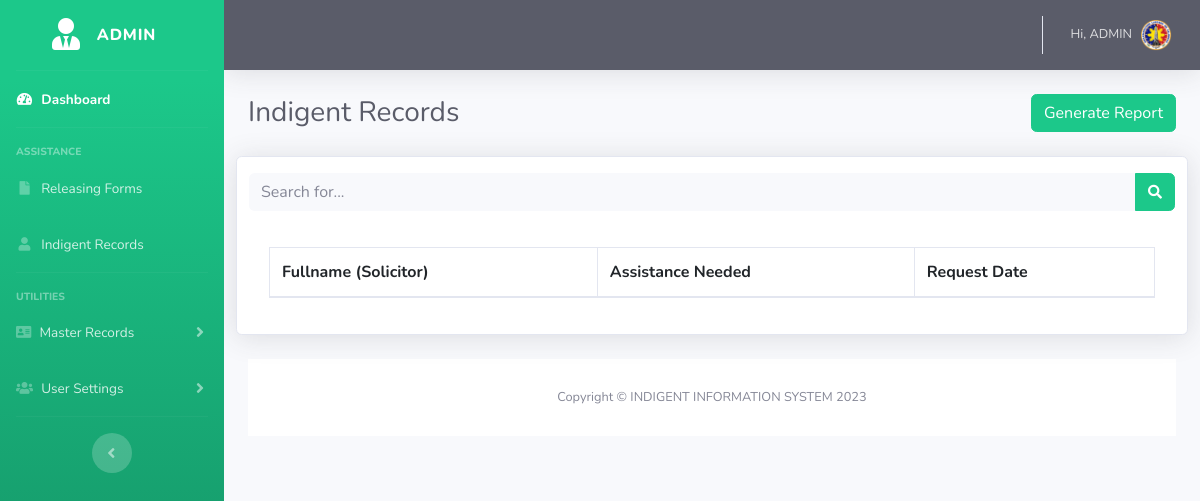
The page /IndigentInformationSystem/admin/indigent_records.php (signed in) on the database as committed earlier.
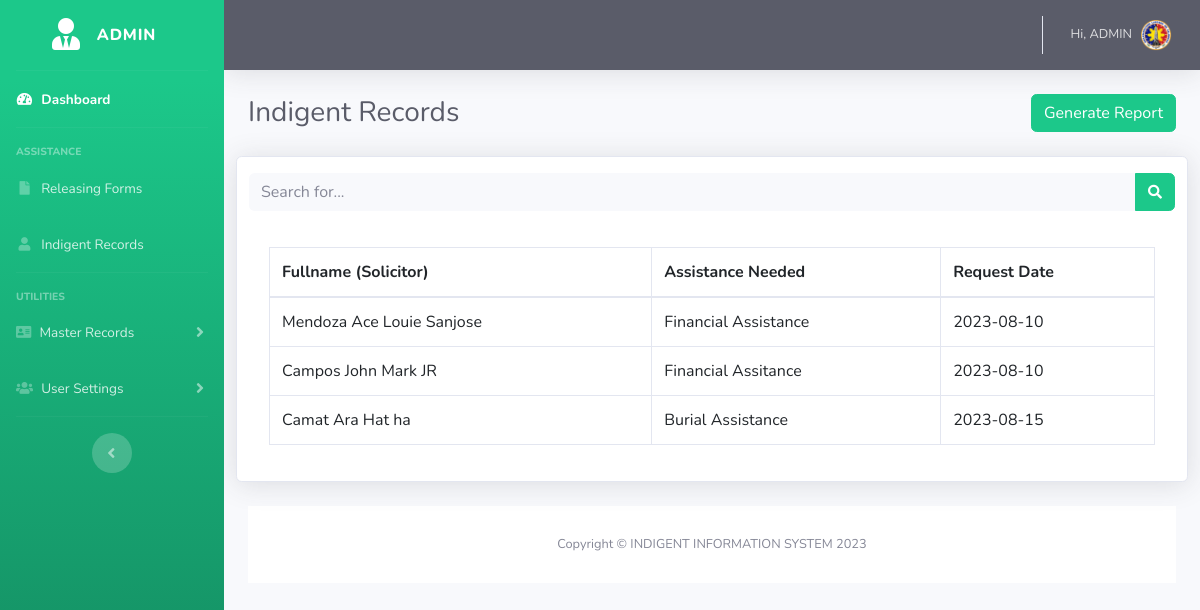
The same page on the database as committed later.
### tables this page shows
CREATE TABLE `tbl_assistance` (
  `aid` int(10) NOT NULL,
  `assistance_ID` varchar(255) NOT NULL,
  `assistance_needed` varchar(255) NOT NULL,
  `reqDate` date DEFAULT NULL,
  `interviewed_by` varchar(255) NOT NULL,
  `interviewed_date` date NOT NULL,
  `verified_by` varchar(255) NOT NULL,
  `verified_date` date NOT NULL,
  `status` text NOT NULL,
  `interview_status` varchar(255) NOT NULL,
  `s_id` int(10) NOT NULL
);

CREATE TABLE `tblassistance_solicitor` (
  `s_id` int(255) NOT NULL,
  `solicitor_id` varchar(255) NOT NULL,
  `lastname_solicitor` text NOT NULL,
  `firstname_solicitor` text NOT NULL,
  `middlename_solicitor` text NOT NULL,
  `suffix` text NOT NULL,
  `age` int(22) NOT NULL,
  `civilstatus` text NOT NULL,
  `sex` text NOT NULL,
  `contactno` int(255) NOT NULL,
  `precinctno` int(55) NOT NULL,
  `address` varchar(255) NOT NULL
);

### IndigentInformationSystem/admin/indigent_records.php (called while the page is built)
<?php
include('./security.php');
include('../includes/header.php');
include('../includes/admin_navbar.php');
include('../admin/admin_includes/indigent_recordtbl.php');
include('../includes/scripts.php');
include('../includes/footer.php');
?>

### IndigentInformationSystem/db/dbconfig.php (called while the page is built, shortened)
<?php
$db_name="db_iis";
?>

### IndigentInformationSystem/admin/admin_includes/indigent_recordtbl.php (the view, shortened to what this page needs)
<?php
function fetch_data1()
{
    $output='';
    include('../db/dbconfig.php');
    $sql = "
    SELECT
        s.`s_id`,
        s.`solicitor_id`,
        s.`lastname_solicitor`,
        s.`firstname_solicitor`,
        s.`middlename_solicitor`,
        s.`suffix`,
        a.`interview_status`,
        a.`aid`,
        a.`assistance_ID`,
        a.`assistance_needed`,
        a.`reqdate`
    FROM
        `tblassistance_solicitor` AS s
    INNER JOIN
        `tbl_assistance` AS a
    ON
        s.`s_id` = a.`s_id`
";
$result = $connection->query($sql);
while($row = mysqli_fetch_array($result))
{
    echo "<tr>";
            echo "<td>" . $row['lastname_solicitor'] . " ". $row['firstname_solicitor'] . " ". $row['middlename_solicitor'] ." ". $row['suffix'] ."</td>";
            echo "<td>" . $row['assistance_needed'] . "</td>";
            echo "<td>" . $row['reqdate'] . "</td>";
            echo "</tr>";
}
return $output;
}
?>
<!DOCTYPE html>
<html lang="en">
<head>
</head>
        <div id="content-wrapper" class="d-flex flex-column">
            <div id="content">
                <div class="container-fluid">
                    <div class="d-sm-flex align-items-center justify-content-between mb-4">
                        <h1 class="h3 mb-0 text-gray-800">Indigent Records</h1>
                        <form method="post" action="../admin/printpdf.php">
                          <input type="submit" name="generate_pdf" class="btn btn-success" value="Generate Report" />
                     </form>
                    </div>
                     <div class="row">
                    <div class="card shadow mb-4">
                        <div class="py-3 d-flex justify-content-between align-items-center">
                        <div class="input-group">
                                    <input type="text" class="form-control bg-light border-0 small" placeholder="Search for..." aria-label="Search" id="searchInput">
                                    <div class="input-group-append">
                                        <button class="btn btn-success" type="button" >
                                            <i class="fas fa-search fa-sm"></i>
                                        </button>
                                    </div>
                                </div>
                        </div>
                        <div class="card-body">
                            <div class="table-responsive">
                            <table class="table table-bordered" id="dataTable" width="100%" cellspacing="0" >
                                <thead>
                                <tr>
                                <th>Fullname (Solicitor)</th>
                                <th>Assistance Needed</th>
                                <th>Request Date</th>
                                </tr>
                                </thead>
                                <tbody>
                                <?php
                            echo fetch_data1();
                               ?>
                                </tbody>
                            </table>
                            </div>
                        </div>
                </div>
            </div>

### IndigentInformationSystem/includes/header.php (shortened to what this page needs)
<!DOCTYPE html>
<html lang="en">
<head>
    <link href="../vendor/fontawesome-free/css/all.min.css" rel="stylesheet" type="text/css">
    <link href="https://cdn.jsdelivr.net/npm/bootstrap@5.3.0/dist/css/bootstrap.min.css" rel="stylesheet">
    <link href="https://cdn.jsdelivr.net/npm/bootstrap-datepicker@1.11.4/dist/css/bootstrap-datepicker.min.css" rel="stylesheet">
    <link href="../css/sb-admin-2.min.css" rel="stylesheet">
    <link href="../vendor/datatables/dataTables.bootstrap4.min.css" rel="stylesheet">
</head>
<body id="page-top">
    <div id="wrapper">

### IndigentInformationSystem/includes/admin_navbar.php (shortened to what this page needs)
    <ul class="navbar-nav bg-gradient-success sidebar sidebar-dark accordion" id="accordionSidebar">
<a class="sidebar-brand d-flex align-items-center justify-content-center" href="../admin/admin_dashboard.php">
    <div class="sidebar-brand-icon">
        <i class="fas fa-user-tie"></i>
    </div>
    <div class="sidebar-brand-text mx-3">Admin</div>
</a>
<hr class="sidebar-divider my-0">
<li class="nav-item active">
    <a class="nav-link" href="../admin/admin_dashboard.php">
        <i class="fas fa-fw fa-tachometer-alt"></i>
        <span>Dashboard</span></a>
</li>
<hr class="sidebar-divider">
<div class="sidebar-heading">
    Assistance
</div>
<li class="nav-item">
    <a class="nav-link" href="../admin/releasing_forms.php">
            <i class="fas fa-fw fa-file"></i>
            <span>Releasing Forms</span></a>
</li>
<li class="nav-item">
    <a class="nav-link" href="../admin/indigent_records.php">
            <i class="fas fa-fw fa-user"></i>
            <span>Indigent Records</span></a>
</li>
<hr class="sidebar-divider">
<div class="sidebar-heading">
    Utilities
</div>
<li class="nav-item">
    <a class="nav-link collapsed" href="#" data-toggle="collapse" data-target="#collapseMasterRecords"
        aria-expanded="true" aria-controls="collapseMasterRecords">
        <i class="fas fa-address-card"></i>
        <span>Master Records</span>
    </a>
</li>
<li class="nav-item">
    <a class="nav-link collapsed" href="#" data-toggle="collapse" data-target="#collapseUserSettings"
        aria-expanded="true" aria-controls="collapseUserSettings">
        <i class="fas fa-users"></i>
        <span>User Settings</span>
    </a>
</li>
<hr class="sidebar-divider d-none d-md-block">
<div class="text-center d-none d-md-inline">
    <button class="rounded-circle border-0" id="sidebarToggle"></button>
</div>
</ul>
        <div id="content-wrapper" class="d-flex flex-column">
            <div id="content">
                <nav class="navbar navbar-expand navbar-dark bg-dark topbar mb-4 static-top shadow">
                    <ul class="navbar-nav ml-auto">
                        <li class="nav-item dropdown no-arrow">
                            <a class="nav-link dropdown-toggle" href="#" id="userDropdown" role="button"
                                data-toggle="dropdown" aria-haspopup="true" aria-expanded="false">
                                <span class="mr-2 d-none d-lg-inline text-white-600 small">Hi,
                                    <?php echo $_SESSION['username']; ?> </span>
                                <img class="img-profile rounded-circle" src="../images/caloocanlogo.png">
                            </a>
                        </li>
                    </ul>
                </nav>

### IndigentInformationSystem/includes/scripts.php (shortened to what this page needs)
<link href="https://cdnjs.cloudflare.com/ajax/libs/chosen/1.8.7/chosen.min.css" rel="stylesheet"></link>

### IndigentInformationSystem/includes/footer.php
            <footer class="sticky-footer bg-white">
                <div class="container my-auto">
                    <div class="copyright text-center my-auto">
                        <span>Copyright &copy; INDIGENT INFORMATION SYSTEM 2023</span>
                    </div>
                </div>
            </footer>
        </div>
    </div>
</body>
</html>

Rows that differ between the two databases and show on the page:
added tbl_assistance: s.lastname_solicitor "Mendoza", s.firstname_solicitor "Ace Louie", s.middlename_solicitor "Sanjose", assistance_needed "Financial Assistance", reqDate "2023-08-10"
added tbl_assistance: s.lastname_solicitor "Campos", s.firstname_solicitor "John Mark", s.suffix "JR", assistance_needed "Financial Assitance", reqDate "2023-08-10"
added tbl_assistance: s.lastname_solicitor "Camat", s.firstname_solicitor "Ara", s.middlename_solicitor "Hat", s.suffix "ha", assistance_needed "Burial Assistance", reqDate "2023-08-15"
